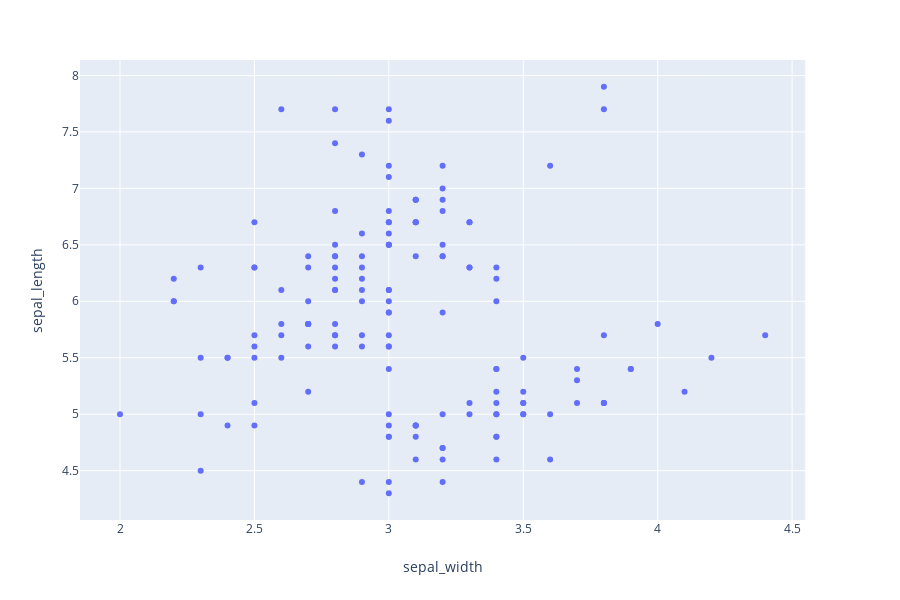

The cell this chart's notebook holds for it:
### Code cell
import plotly.express as px
iris = px.data.iris()
fig = px.scatter(iris, x="sepal_width", y="sepal_length")
fig.show()

### Figure 1 — Plotly figure (JSON) as saved in the notebook; plotly's stock layout.template omitted (floating-point values rounded to 4 significant figures; data arrays with more than 128 entries replaced by an {"elided": "..."} marker saying what was removed)
{"data": [{"hoverlabel": {"namelength": 0}, "hovertemplate": "sepal_width=%{x}<br>sepal_length=%{y}", "legendgroup": "", "marker": {"color": "#636efa", "symbol": "circle"}, "mode": "markers", "name": "", "showlegend": false, "type": "scatter", "x": {"elided": "150 float values"}, "xaxis": "x", "y": {"elided": "150 float values"}, "yaxis": "y"}], "layout": {"height": 600, "legend": {"tracegroupgap": 0}, "margin": {"t": 60}, "xaxis": {"anchor": "y", "domain": [0, 0.98], "title": {"text": "sepal_width"}}, "yaxis": {"anchor": "x", "domain": [0, 1], "title": {"text": "sepal_length"}}}}
